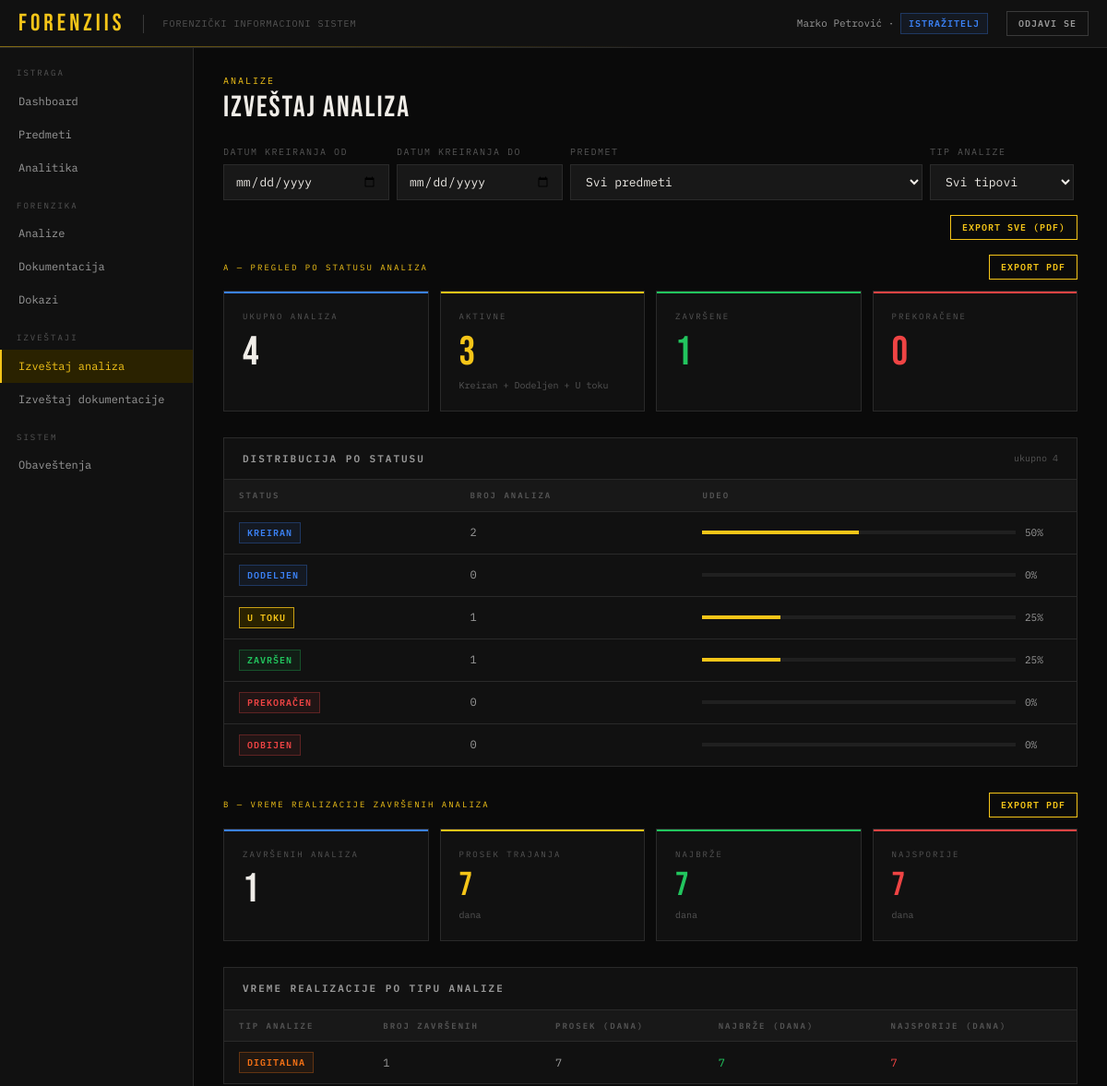
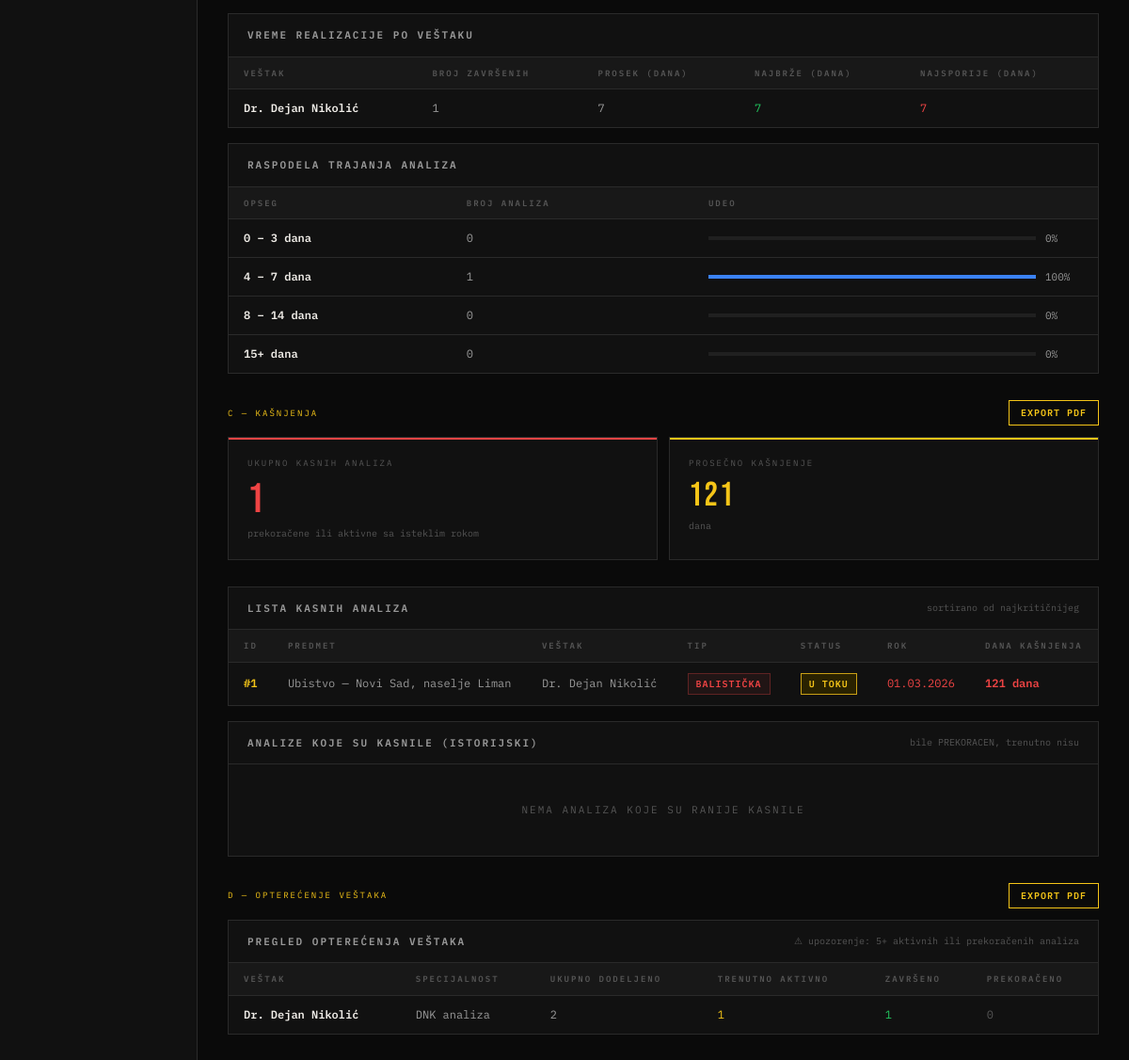
Screenshot of /?page=izvestaj-analize (signed in) with the database file from the repository (2 pictures, top to bottom).
### tables this page shows
CREATE TABLE korisnik (
    id              INT AUTO_INCREMENT PRIMARY KEY,
    ime             VARCHAR(255) NOT NULL,
    prezime         VARCHAR(255) NOT NULL,
    email           VARCHAR(255) NOT NULL UNIQUE,
    kor_ime         VARCHAR(255) NULL UNIQUE,
    lozinka_hash    VARCHAR(255) NOT NULL,
    uloga           ENUM('ADMINISTRATOR','ISTRAZITELJ','TEHNICAR','VESTAK') NOT NULL,
    aktivan         BOOLEAN NOT NULL DEFAULT TRUE,
    datum_kreiranja DATETIME NOT NULL DEFAULT NOW()
);

CREATE TABLE vestak (
    id_korisnik   INT PRIMARY KEY,
    id_vestak     VARCHAR(255) NOT NULL UNIQUE,
    specijalnost  VARCHAR(255) NULL,
    sertifikat_br VARCHAR(255) NULL,
    FOREIGN KEY (id_korisnik) REFERENCES korisnik(id)
);

CREATE TABLE zahtev_za_analizu (
    id                    INT AUTO_INCREMENT PRIMARY KEY,
    opis                  TEXT NULL,
    tip_analize           ENUM('BALISTICKA','DNK','DIGITALNA','HEMIJSKA','TOKSIKOLOSKA','DOKUMENTOLOSKA','DRUGA') NOT NULL,
    datum_kreiranja       DATETIME NOT NULL DEFAULT NOW(),
    datum_pocetka         DATETIME NULL,
    rok                   DATETIME NULL,
    status                ENUM('KREIRAN','DODELJEN','U_TOKU','ZAVRSEN','PREKORACEN','ODBIJEN') NOT NULL DEFAULT 'KREIRAN',
    prag_upozorenja_dana  INT NOT NULL DEFAULT 3,
    istrazitelj_id        INT NOT NULL,
    dokaz_id              INT NOT NULL,
    predmet_id            INT NOT NULL,
    vestak_id             INT NULL,
    FOREIGN KEY (istrazitelj_id) REFERENCES istrazitelj(id_korisnik),
    FOREIGN KEY (dokaz_id) REFERENCES dokaz(id),
    FOREIGN KEY (predmet_id) REFERENCES predmet(id),
    FOREIGN KEY (vestak_id) REFERENCES vestak(id_korisnik)
);

CREATE TABLE predmet (
    id               INT AUTO_INCREMENT PRIMARY KEY,
    naziv            VARCHAR(255) NOT NULL,
    opis             TEXT NULL,
    status           ENUM('AKTIVAN','ZATVOREN') NOT NULL DEFAULT 'AKTIVAN',
    faza             ENUM('OTVOREN_SLUCAJ','PRIKUPLJANJE_DOKAZA','ANALIZA_DOKAZA','DONOSENJE_ZAKLJUCKA','ZATVOREN_SLUCAJ') NOT NULL DEFAULT 'OTVOREN_SLUCAJ',
    datum_otvaranja  DATETIME NOT NULL DEFAULT NOW(),
    istrazitelj_id   INT NULL,
    FOREIGN KEY (istrazitelj_id) REFERENCES korisnik(id)
);

### pages/izvestaj-analize.php (the view, shortened to what the rows shown need)
<?php
$uloga  = $_SESSION['uloga'];
$userId = $_SESSION['user_id'];
$bWhere  = "WHERE 1=1";
$bParams = [];
$bTypes  = '';
if ($uloga === 'ISTRAZITELJ') {
    $bWhere   .= " AND z.istrazitelj_id = ?";
    $bParams[] = $userId;
    $bTypes   .= 'i';
}
$exec = function (string $sql, array $extraParams = [], string $extraTypes = '') use ($conn, $bParams, $bTypes): array {
    $allParams = array_merge($bParams, $extraParams);
    $allTypes  = $bTypes . $extraTypes;
    $stmt = $conn->prepare($sql);
    if (!empty($allParams)) {
        $stmt->bind_param($allTypes, ...$allParams);
    }
    $stmt->execute();
    $rows = $stmt->get_result()->fetch_all(MYSQLI_ASSOC);
    $stmt->close();
    return $rows;
};
$rowsA = $exec("
    SELECT z.status, COUNT(*) AS broj
    FROM zahtev_za_analizu z
    $bWhere
    GROUP BY z.status
");
$byStatus = [];
$ukupnoA  = 0;
foreach ($rowsA as $r) {
    $byStatus[$r['status']] = (int)$r['broj'];
    $ukupnoA += (int)$r['broj'];
}
$whereB = "$bWhere AND z.status = 'ZAVRSEN'";
$rowsB1 = $exec("
    SELECT
        COUNT(*)                                                                                AS ukupno,
        AVG(DATEDIFF(r.datum_unosa, z.datum_kreiranja))                                        AS prosek,
        MIN(DATEDIFF(r.datum_unosa, z.datum_kreiranja))                                        AS najbrze,
        MAX(DATEDIFF(r.datum_unosa, z.datum_kreiranja))                                        AS najsporije,
        SUM(CASE WHEN DATEDIFF(r.datum_unosa, z.datum_kreiranja) BETWEEN 0  AND 3  THEN 1 ELSE 0 END) AS d0_3,
        SUM(CASE WHEN DATEDIFF(r.datum_unosa, z.datum_kreiranja) BETWEEN 4  AND 7  THEN 1 ELSE 0 END) AS d4_7,
        SUM(CASE WHEN DATEDIFF(r.datum_unosa, z.datum_kreiranja) BETWEEN 8  AND 14 THEN 1 ELSE 0 END) AS d8_14,
        SUM(CASE WHEN DATEDIFF(r.datum_unosa, z.datum_kreiranja) >= 15              THEN 1 ELSE 0 END) AS d15p
    FROM zahtev_za_analizu z
    JOIN rezultat_analize r ON r.zahtev_id = z.id
    $whereB
");
$b1      = $rowsB1[0] ?? [];
$bUkupno = (int)($b1['ukupno'] ?? 0);
$rowsB2 = $exec("
    SELECT
        z.tip_analize,
        COUNT(*)                                             AS broj,
        AVG(DATEDIFF(r.datum_unosa, z.datum_kreiranja))     AS prosek,
        MIN(DATEDIFF(r.datum_unosa, z.datum_kreiranja))     AS najbrze,
        MAX(DATEDIFF(r.datum_unosa, z.datum_kreiranja))     AS najsporije
    FROM zahtev_za_analizu z
    JOIN rezultat_analize r ON r.zahtev_id = z.id
    $whereB
    GROUP BY z.tip_analize
    ORDER BY prosek DESC
");
$rowsB3 = $exec("
    SELECT
        v.id_korisnik,
        k.ime,
        k.prezime,
        COUNT(*)                                             AS broj_analiza,
        AVG(DATEDIFF(r.datum_unosa, z.datum_kreiranja))     AS prosek,
        MIN(DATEDIFF(r.datum_unosa, z.datum_kreiranja))     AS najbrze,
        MAX(DATEDIFF(r.datum_unosa, z.datum_kreiranja))     AS najsporije
    FROM zahtev_za_analizu z
    JOIN rezultat_analize r ON r.zahtev_id = z.id
    JOIN vestak v            ON v.id_korisnik = z.vestak_id
    JOIN korisnik k          ON k.id = v.id_korisnik
    $whereB
    GROUP BY v.id_korisnik, k.ime, k.prezime
    ORDER BY prosek ASC
");
$whereC = "$bWhere AND (
    z.status = 'PREKORACEN'
    OR (z.status IN ('DODELJEN','U_TOKU') AND z.rok IS NOT NULL AND z.rok < CURDATE())
)";
$rowsC2 = $exec("
    SELECT
        z.id,
        z.tip_analize,
        z.status,
        z.rok,
        DATEDIFF(CURDATE(), z.rok)         AS dana_kasnjenja,
        p.naziv                            AS predmet_naziv,
        k.ime                              AS vestak_ime,
        k.prezime                          AS vestak_prezime
    FROM zahtev_za_analizu z
    JOIN  predmet p  ON p.id  = z.predmet_id
    LEFT JOIN korisnik k ON k.id = z.vestak_id
    $whereC
    ORDER BY dana_kasnjenja DESC
");
$dOnExtra = "";
$dParams  = [];
$dTypes   = '';
if ($uloga === 'ISTRAZITELJ') {
    $dOnExtra .= " AND z.istrazitelj_id = ?";
    $dParams[] = $userId;
    $dTypes   .= 'i';
}
$stmtD = $conn->prepare("
    SELECT
        v.id_korisnik,
        k.ime,
        k.prezime,
        v.specijalnost,
        COUNT(z.id)                                                                             AS ukupno_dodeljeno,
        COALESCE(SUM(CASE WHEN z.status IN ('DODELJEN','U_TOKU') THEN 1 ELSE 0 END), 0)       AS trenutno_aktivno,
        COALESCE(SUM(CASE WHEN z.status = 'ZAVRSEN'              THEN 1 ELSE 0 END), 0)       AS zavrseno,
        COALESCE(SUM(CASE WHEN z.status = 'PREKORACEN'           THEN 1 ELSE 0 END), 0)       AS prekoraceno
    FROM vestak v
    JOIN korisnik k ON k.id = v.id_korisnik
    LEFT JOIN zahtev_za_analizu z ON z.vestak_id = v.id_korisnik{$dOnExtra}
    GROUP BY v.id_korisnik, k.ime, k.prezime, v.specijalnost
    ORDER BY trenutno_aktivno DESC, ukupno_dodeljeno DESC
");
if (!empty($dParams)) {
    $stmtD->bind_param($dTypes, ...$dParams);
}
$stmtD->execute();
$rowsD = $stmtD->get_result()->fetch_all(MYSQLI_ASSOC);
$PRAG_AKTIVNIH = 5;
?>
<div class="card">
    <div class="card-body" style="padding:0;">
        <?php if ($ukupnoA > 0): ?>
        <table>
            <thead>
                <tr>
                    <th>Status</th>
                    <th>Broj analiza</th>
                    <th>Udeo</th>
                </tr>
            </thead>
            <tbody>
                <?php foreach (['KREIRAN','DODELJEN','U_TOKU','ZAVRSEN','PREKORACEN','ODBIJEN'] as $s):
                    $broj = $byStatus[$s] ?? 0;
                    $pct  = $ukupnoA > 0 ? round($broj / $ukupnoA * 100, 1) : 0;
                ?>
                <tr>
                    <td><span class="badge <?= badgeClass($s) ?>"><?= e(badgeLabel($s)) ?></span></td>
                    <td><?= $broj ?></td>
                    <td>
                        <div style="display:flex; align-items:center; gap:10px;">
                            <div style="flex:1; height:4px; background:var(--surface-3); min-width:120px;">
                                <div style="height:4px; background:var(--yellow); width:<?= $pct ?>%;"></div>
                            </div>
                            <span style="font-family:var(--mono); font-size:11px; color:var(--text-2); min-width:40px;"><?= $pct ?>%</span>
                        </div>
                    </td>
                </tr>
                <?php endforeach; ?>
            </tbody>
        </table>
        <?php else: ?>
        <div class="empty-state">Nema analiza koje odgovaraju filterima</div>
        <?php endif; ?>
    </div>
</div>
<?php if ($bUkupno > 0): ?>
<div class="card">
    <div class="card-body" style="padding:0;">
        <?php if (!empty($rowsB2)): ?>
        <table>
            <thead>
                <tr>
                    <th>Tip analize</th>
                    <th>Broj završenih</th>
                    <th>Prosek (dana)</th>
                    <th>Najbrže (dana)</th>
                    <th>Najsporije (dana)</th>
                </tr>
            </thead>
        </table>
        <?php else: ?>
        <div class="empty-state">Nema završenih analiza</div>
        <?php endif; ?>
    </div>
</div>
<div class="card">
    <div class="card-body" style="padding:0;">
        <?php if (!empty($rowsB3)): ?>
        <table>
            <thead>
                <tr>
                    <th>Veštak</th>
                    <th>Broj završenih</th>
                    <th>Prosek (dana)</th>
                    <th>Najbrže (dana)</th>
                    <th>Najsporije (dana)</th>
                </tr>
            </thead>
            <tbody>
                <?php foreach ($rowsB3 as $row): ?>
                <tr>
                    <td style="color:var(--text-1);"><?= e($row['ime'] . ' ' . $row['prezime']) ?></td>
                    <td><?= (int)$row['broj_analiza'] ?></td>
                    <td><?= $row['prosek'] !== null ? round((float)$row['prosek'], 1) : '—' ?></td>
                    <td style="color:var(--green);"><?= $row['najbrze'] !== null ? (int)$row['najbrze'] : '—' ?></td>
                    <td style="color:var(--red);"><?= $row['najsporije'] !== null ? (int)$row['najsporije'] : '—' ?></td>
                </tr>
                <?php endforeach; ?>
            </tbody>
        </table>
        <?php else: ?>
        <div class="empty-state">Nema završenih analiza</div>
        <?php endif; ?>
    </div>
</div>
<div class="card">
    <div class="card-body" style="padding:0;">
        <table>
            <thead>
                <tr>
                    <th>Opseg</th>
                    <th>Broj analiza</th>
                    <th>Udeo</th>
                </tr>
            </thead>
        </table>
    </div>
</div>
<?php endif; ?>
<div class="card">
    <div class="card-body" style="padding:0;">
        <?php if (!empty($rowsC2)): ?>
        <table>
            <thead>
                <tr>
                    <th>ID</th>
                    <th>Predmet</th>
                    <th>Veštak</th>
                    <th>Tip</th>
                    <th>Status</th>
                    <th>Rok</th>
                    <th>Dana kašnjenja</th>
                </tr>
            </thead>
            <tbody>
                <?php foreach ($rowsC2 as $row):
                    $dana = (int)$row['dana_kasnjenja'];
                ?>
                <tr>
                    <td><a href="?page=analiza-detalji&id=<?= $row['id'] ?>" style="color:var(--yellow);">#<?= $row['id'] ?></a></td>
                    <td><?= e($row['predmet_naziv']) ?></td>
                    <td><?= $row['vestak_ime'] ? e($row['vestak_ime'] . ' ' . $row['vestak_prezime']) : '<span style="color:var(--text-3)">—</span>' ?></td>
                    <td><span class="badge <?= tipAnalizeClass($row['tip_analize']) ?>"><?= e(tipAnalizeLabel($row['tip_analize'])) ?></span></td>
                    <td><span class="badge <?= badgeClass($row['status']) ?>"><?= e(badgeLabel($row['status'])) ?></span></td>
                    <td style="color:var(--red);"><?= formatDatum($row['rok']) ?></td>
                    <td>
                        <span style="color:var(--red); font-weight:600; font-family:var(--mono);">
                            <?= $dana ?> <?= $dana === 1 ? 'dan' : 'dana' ?>
                        </span>
                    </td>
                </tr>
                <?php endforeach; ?>
            </tbody>
        </table>
        <?php else: ?>
        <div class="empty-state">Nema kasnih analiza</div>
        <?php endif; ?>
    </div>
</div>
<div class="card">
    <div class="card-body" style="padding:0;">
        <?php if (!empty($rowsD)): ?>
        <table>
            <thead>
                <tr>
                    <th>Veštak</th>
                    <th>Specijalnost</th>
                    <th>Ukupno dodeljeno</th>
                    <th>Trenutno aktivno</th>
                    <th>Završeno</th>
                    <th>Prekoračeno</th>
                </tr>
            </thead>
            <tbody>
                <?php foreach ($rowsD as $row):
                    $aktivno    = (int)$row['trenutno_aktivno'];
                    $prekoracen = (int)$row['prekoraceno'];
                    $upozorenje = $aktivno >= $PRAG_AKTIVNIH || $prekoracen > 0;
                ?>
                <tr <?= $upozorenje ? 'style="background: rgba(239,68,68,.04);"' : '' ?>>
                    <td style="color:var(--text-1);"><?= e($row['ime'] . ' ' . $row['prezime']) ?></td>
                    <td style="color:var(--text-2);"><?= e($row['specijalnost'] ?: '—') ?></td>
                    <td><?= (int)$row['ukupno_dodeljeno'] ?></td>
                    <td>
                        <?php if ($aktivno === 0): ?>
                        <span style="color:var(--text-3);">0</span>
                        <?php elseif ($aktivno >= $PRAG_AKTIVNIH): ?>
                        <span style="color:var(--red); font-weight:600;">⚠ <?= $aktivno ?></span>
                        <?php else: ?>
                        <span style="color:var(--yellow);"><?= $aktivno ?></span>
                        <?php endif; ?>
                    </td>
                    <td style="color:var(--green);"><?= (int)$row['zavrseno'] ?></td>
                    <td>
                        <?php if ($prekoracen === 0): ?>
                        <span style="color:var(--text-3);">0</span>
                        <?php else: ?>
                        <span style="color:var(--red); font-weight:600;"><?= $prekoracen ?></span>
                        <?php endif; ?>
                    </td>
                </tr>
                <?php endforeach; ?>
            </tbody>
        </table>
        <?php else: ?>
        <div class="empty-state">Nema veštaka u sistemu</div>
        <?php endif; ?>
    </div>
</div>

### layout/header.php (shortened to what the rows shown need)
<?php
$kq = $conn->prepare("SELECT id, ime, prezime, email, uloga FROM korisnik WHERE id = ?");
$kq->bind_param('i', $_SESSION['user_id']);
$kq->execute();
$korisnik = $kq->get_result()->fetch_assoc();
?>
<!DOCTYPE html>
<html lang="sr">
<head>
</head>
<body>
<div id="app">
<div class="topbar">
    <div class="topbar-logo">ForenzIIS</div>
    <div class="topbar-system">Forenzički informacioni sistem</div>
    <div class="topbar-user">
        <?= e($korisnik['ime'] . ' ' . $korisnik['prezime']) ?> · <span class="badge <?= ulogaBadge($korisnik['uloga']) ?>"><?= e(ulogaLabel($korisnik['uloga'])) ?></span>
    </div>
    <a href="?page=logout" class="btn btn-ghost btn-sm">Odjavi se</a>
</div>
<div class="body-wrap">
<div class="main">

### rows the page displays
korisnik: ime+prezime "Marko Petrović", uloga "ISTRAŽITELJ"
vestak: s "KREIRAN", broj "2", pct "50", id_korisnik.prezime "Dr. Dejan Nikolić", broj_analiza "1", prosek "7", najbrze "7", najsporije "7", specijalnost "DNK analiza", ukupno_dodeljeno "2", aktivno "1", zavrseno "1"
zahtev_za_analizu: id "1", predmet.naziv "Ubistvo — Novi Sad, naselje Liman", korisnik.ime+prezime "Dr. Dejan Nikolić", tip_analize "BALISTIČKA", status "U TOKU", rok "01.03.2026", dana "121"

### other values shown
$ukupnoA "4"
$aktivneA "3"
$zavrseneA "1"
$prekoraA "0"
badgeLabel($s) "DODELJEN"
$broj "0"
$pct "0"
badgeLabel($s) "U TOKU"
$broj "1"
$pct "25"
badgeLabel($s) "ZAVRŠEN"
badgeLabel($s) "PREKORAČEN"
badgeLabel($s) "ODBIJEN"
$bUkupno "1"
$bProsek "7"
